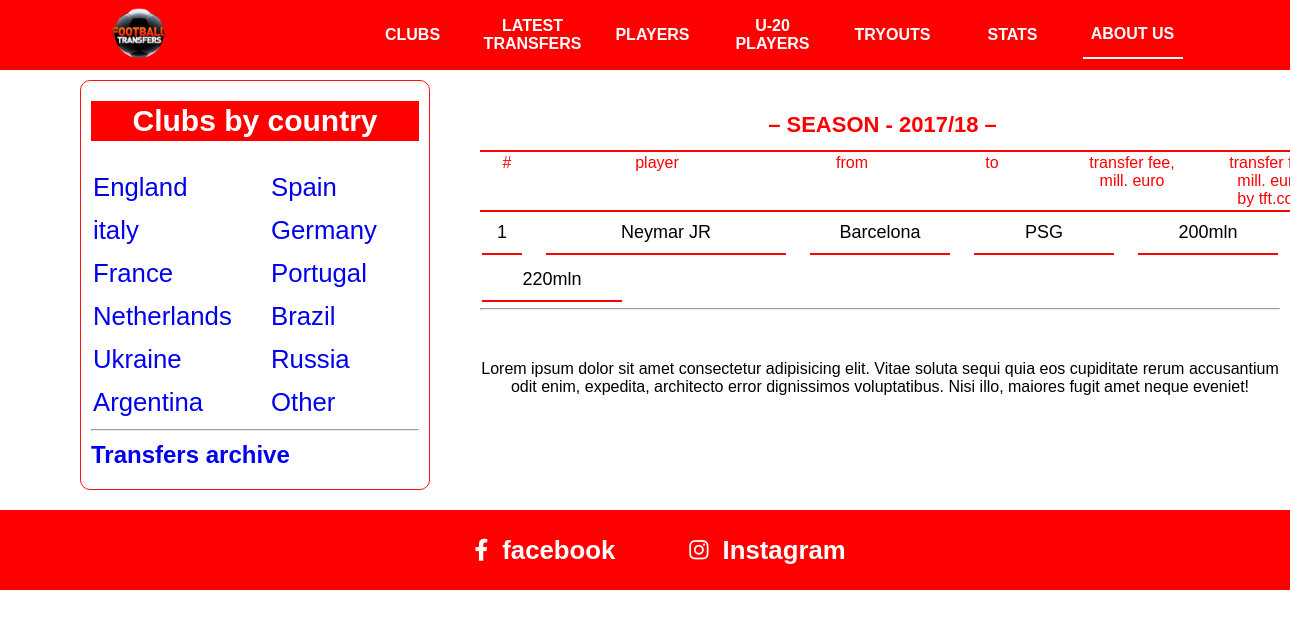
The page /transfers/16-17/ on the database as committed earlier.
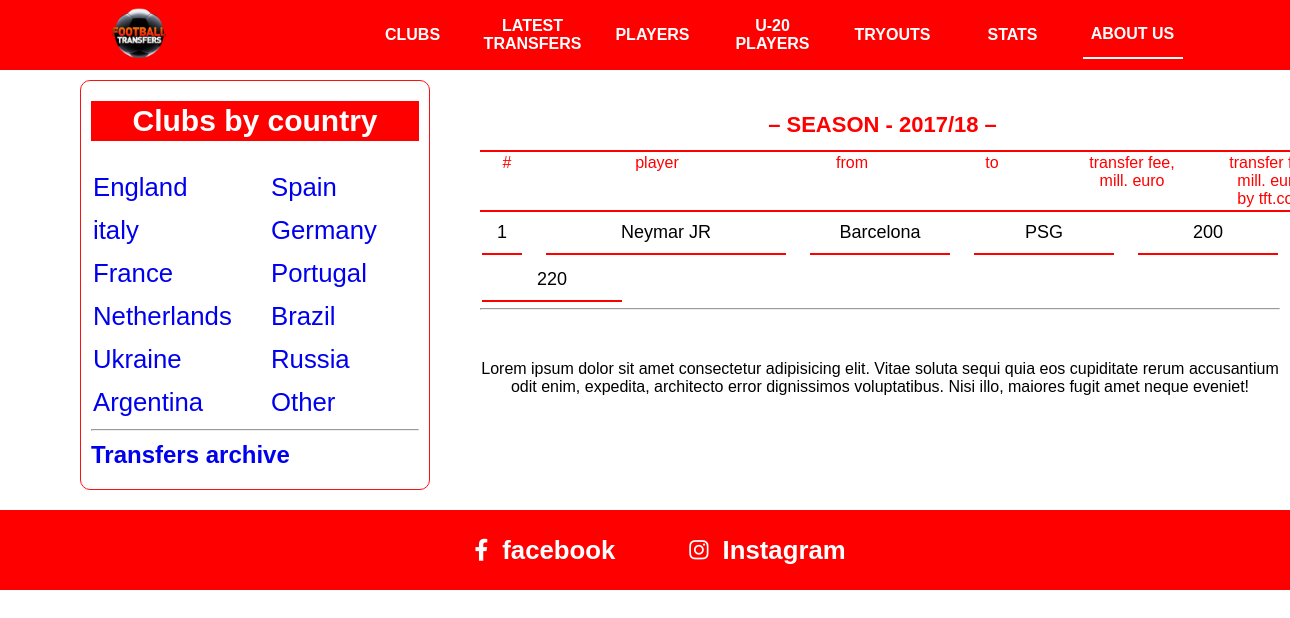
The same page on the database as committed later.
### asosiy/models.py (models this page shows, shortened)
class Transfer(models.Model):
    player = models.ForeignKey(Player, on_delete=models.CASCADE)
    before_club = models.ForeignKey(Club, on_delete=models.CASCADE, related_name='sold')
    after_club = models.ForeignKey(Club, on_delete=models.CASCADE)
    cost = models.CharField(max_length=50)
    selling_cost = models.CharField(max_length=50)
    season = models.CharField(max_length=50, default='22-23')

class  Player(models.Model):
    name = models.CharField(max_length=80)
    position = models.CharField(max_length=100)
    club = models.ForeignKey(Club, on_delete=models.CASCADE)
    cost = models.CharField(max_length=100)
    country = models.CharField(max_length=100)
    dob = models.DateField()
    def __str__(self):
        return self.name

class Club(models.Model):
    name = models.CharField(max_length=50)
    logo = models.FileField(null=True, blank=True)
    country = models.CharField(max_length=50)
    president = models.CharField(max_length=100, null=True, blank=True)
    coach = models.CharField(max_length=100, null=True, blank=True)
    year = models.CharField(max_length=100, null=True, blank=True)
    top_buy_tr = models.CharField(max_length=100, null=True, blank=True)
    top_sell_tr = models.CharField(max_length=100, null=True, blank=True)
    def __str__(self):
        return self.name

### asosiy/views.py (the view)
# urls.py: path('transfers/<str:season>/', season_transfers),
def season_transfers(request, season):
    content = {
        'transfers': Transfer.objects.filter(season=season).order_by('-selling_cost')
    }
    return render(request, '2017-18season.html', content)

### templates/2017-18season.html
{% extends 'header.html' %}
{% block content %}
<br>
<br>
<br>
<br>
<br>
      <div class="nav">
          <h2>– SEASON - 2017/18 –</h2>
          <table class="content-nav">
            <thead>
              <tr>
                <td>#</td>
                <td>player</td>
                <td>from</td>
                <td>to</td>
                <td>
                  transfer fee, <br />
                  mill. euro
                </td>
                <td>
                  transfer fee, <br />
                  mill. euro, <br />
                  by tft.com
                </td>
              </tr>
            </thead>
          </table>
        </div>
      <div class="latest-transfers">
        <table class="players">
          {% for transfer in transfers %}
          <tr>
            <td>{{forloop.counter}}</td>
            <td>{{transfer.player}}</td>
            <td>{{transfer.before_club}}</td>
            <td>{{transfer.after_club}}</td>
            <td>{{transfer.selling_cost}}</td>
            <td>{{transfer.cost}}</td>
          </tr>
          {% endfor %}
        </table>
        <hr>
        <p>Lorem ipsum dolor sit amet consectetur adipisicing elit. Vitae soluta sequi quia eos cupiditate rerum accusantium odit enim, expedita, architecto error dignissimos voluptatibus. Nisi illo, maiores fugit amet neque eveniet!</p>
      </div>
{% endblock %}

Rows that differ between the two databases and show on the page:
changed Transfer "Neymar JR": selling_cost "200mln" → "200"; cost "220mln" → "220"
